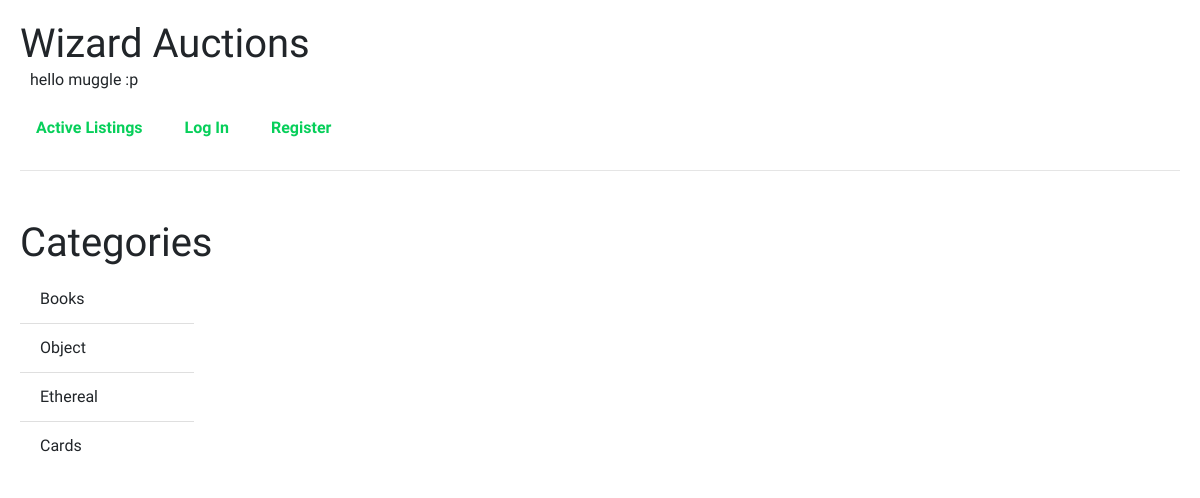
The page /categories on the database its author committed.
### auctions/models.py (models this page shows)
class Category(models.Model):
    name = models.CharField(max_length=30, unique=True)
    def __str__(self) -> str:
        return f"{self.name}"

### auctions/views.py (the view)
# urls.py: path("categories", views.categories, name="categories"),
def categories(request):
    categories = Category.objects.all()
    return render(request, "auctions/categories.html", {"categories":categories})

### auctions/templates/auctions/categories.html
{% extends "auctions/layout.html" %}
{% block body %}
  <div class="categories-container">
    <h2>Categories</h2>
    <div class="list">
      <ul class="list-group list-group-flush">
        {% for category in categories %}
          <a href="{% url 'category' category.id %}"  class="list-group-item" ><li>{{ category }}</li></a>
        {% empty %}
          <p>Looks like there's no categories</p>
        {% endfor %}
      </ul>
    </div>
  </div>
{% endblock %}

### auctions/static/auctions/styles.css (style rules this page uses)
body { padding: 20px; font-family: 'Plus Jakarta Sans', sans-serif; }
.categories-container { margin-top: 48px; }
.list { margin-bottom: 0; width: 15%; }
.list ul { list-style: none; padding: 0; margin: 0; }
.list ul a { text-decoration: none; color: inherit; }
.list ul li { padding: 0; border: none; }
h2 { font-size: 2.5rem; }

### rows shown on the page
Category: name "Books"
Category: name "Object"
Category: name "Ethereal"
Category: name "Cards"
